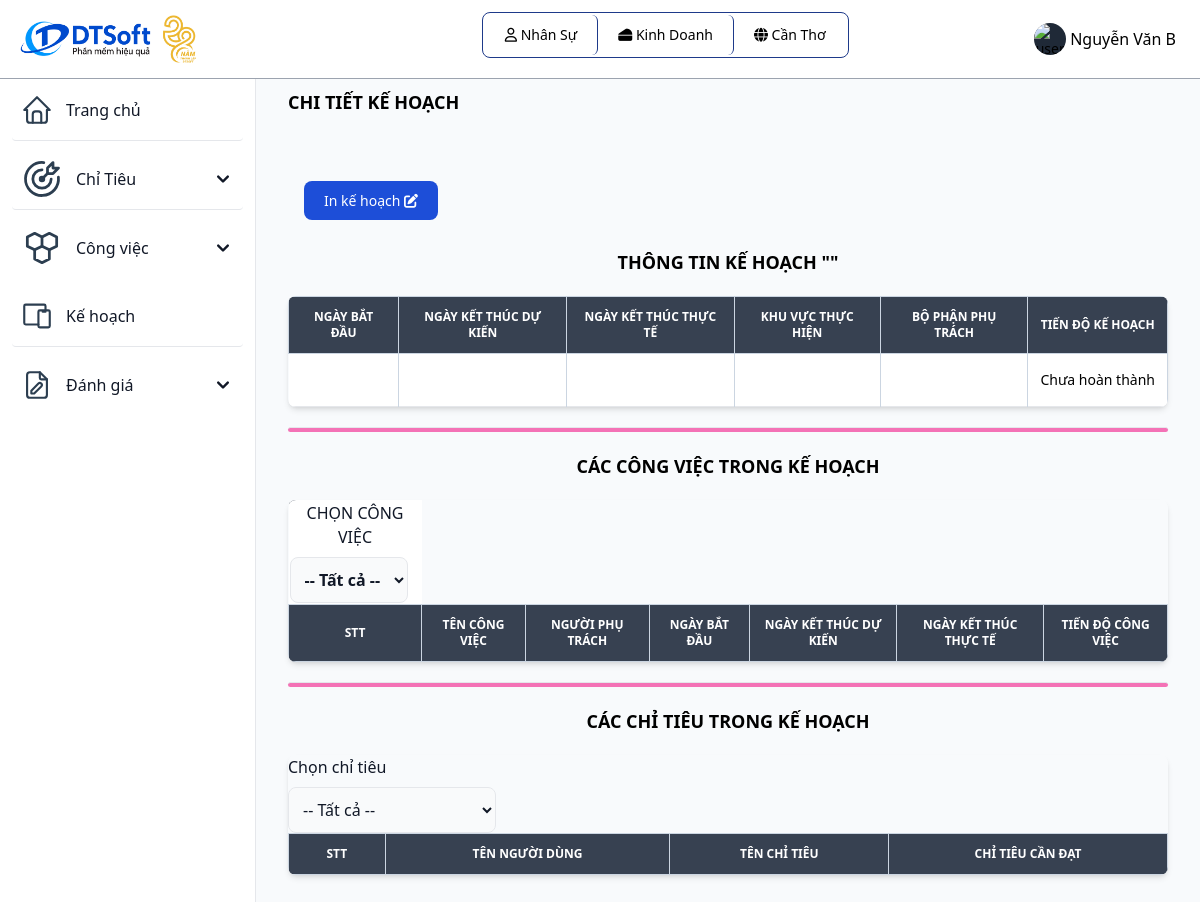
The app's page /chitietkehoach.php (signed in) with its own data.
### tables this page shows
CREATE TABLE `vaitro` (
  `id_vaitro` varchar(10) primary key,
  `tenvaitro` varchar(255) NOT NULL,
  `mota` varchar(255) NOT NULL
);

CREATE TABLE `bophan` (
  `id_bophan` varchar(10) primary key,
  `id_khuvuc` varchar(10) NOT NULL,
  `tenbophan` varchar(255) NOT NULL,
  `cvchuyenmon` varchar(255) NOT NULL,
  foreign key(id_khuvuc) references khuvuc(id_khuvuc) ON UPDATE CASCADE
);

CREATE TABLE `khuvuc` (
  `id_khuvuc` varchar(10) primary key,
  `tenkhuvuc` varchar(255) NOT NULL,
  `diachi` varchar(255) NOT NULL,
  `sdt` int(20) NOT NULL
);

### chitietkehoach.php (the view, shortened to what this page needs)
<?php
include "inc/header.php";
?>
<?php
    $id = $_GET['id'];
    $bophan = $_SESSION['id_bophan'];
    $khuvuc = $_SESSION['id_khuvuc'];
    $sql = "SELECT * FROM kehoachgiaoviec
    INNER JOIN khuvuc ON kehoachgiaoviec.id_khuvuc = khuvuc.id_khuvuc
    INNER JOIN bophan ON khuvuc.id_khuvuc = bophan.id_khuvuc
    WHERE id_kehoachgiaoviec = '" . $id . "' And bophan.id_bophan = '". $bophan ."' And khuvuc.id_khuvuc = '". $khuvuc ."'";
    $query = mysqli_query($connect, $sql);
    $row = mysqli_fetch_assoc($query);
    $tongtiendo = 0;
?>
<div class="p-4 sm:ml-64">
  <div class="p-4 mt-14">
    <div class="mb-5 font-bold text-lg uppercase">Chi tiết Kế hoạch </div>
    <div class="p-4 mt-14 grid">
      <div class="justify-self-start">
        <a href="inchitietkehoach.php?&id=<?php echo $id ?>" class="text-white bg-blue-700 hover:bg-blue-800 focus:ring-4 focus:ring-blue-300 font-medium rounded-lg text-sm px-5 py-2.5 mr-2 mb-2 dark:bg-blue-600 dark:hover:bg-blue-700 focus:outline-none dark:focus:ring-blue-800">
          In kế hoạch <i class="fa-solid fa-pen-to-square"></i>
        </a>
      </div>
    </div>
    <div class="mb-4 mt-5">
        <div class="text-center mb-5 font-bold text-lg uppercase">
          Thông tin kế hoạch "<?php echo $row['tenkh']; ?>"
        </div>
      <div class="relative overflow-x-auto shadow-md sm:rounded-lg">
        <table class="w-full text-sm text-gray-500 dark:text-gray-400">
          <thead class="text-xs text-white uppercase bg-gray-700">
            <tr>
              <th class="px-3 py-3 border border-slate-300">
                NGÀY BẮT ĐẦU
              </th>
              <th class="px-3 py-3 border border-slate-300">
              NGÀY KẾT THÚC DỰ KIẾN
              </th>
              <th class="px-3 py-3 border border-slate-300">
              NGÀY KẾT THÚC THỰC TẾ
              </th>
              <th class="px-3 py-3 border border-slate-300">
              KHU VỰC THỰC HIỆN
              </th>
              <th class="px-3 py-3 border border-slate-300">
              BỘ PHẬN PHỤ TRÁCH
              </th>
              <th class="px-3 py-3 border border-slate-300">
              TIẾN ĐỘ KẾ HOẠCH
              </th>
            </tr>
          </thead>
          <tbody class="text-black text-center">
            <tr class="bg-white border-b dark:border-gray-700 hover:bg-gray-50">
              <td class="px-3 py-4 text-black border-r border-slate-300">
              </td>
              <td class="px-3 py-4 font-medium whitespace-nowrap border-r border-slate-300">
              </td>
              <td class="px-3 py-4 font-medium whitespace-nowrap border-r border-slate-300">
              </td>
              <td class="px-3 py-4 font-medium whitespace-nowrap border-r border-slate-300">
              </td>
              <td class="px-3 py-4 font-medium whitespace-nowrap border-r border-slate-300">
              </td>
              <td class="px-3 py-4 font-medium whitespace-nowrap border-r border-slate-300">
                <?php
                if($tongtiendo == 0){echo 'Chưa hoàn thành';}
                else {
                  echo 'Đã hoàn thành';
                }
                ?>
              </td>
            </tr>
          </tbody>
        </table>
      </div>
      <hr class="bg-pink-400 rounded p-0.5 mt-5">
      <div class="mb-4 mt-5">
        <div class="text-center mb-5 font-bold text-lg uppercase">
          Các công việc trong kế hoạch
        </div>
        <div class="relative overflow-x-auto shadow-md sm:rounded-lg">
          <table id="myTable5" class="w-full text-sm text-gray-500 dark:text-gray-400">
            <thead class="text-xs text-white uppercase bg-gray-700">
              <tr style="background-color: white;">
                <th>
                  <label class="block mb-2 text-base font-medium text-gray-900">Chọn công việc</label>
                  <select id="filter-select2" class="bg-gray-50 border text-gray-900 text-base rounded-lg focus:ring-blue-500 focus:border-blue-500 block p-2.5 dark:bg-gray-700 dark:border-gray-600 dark:placeholder-gray-400 dark:text-white dark:focus:ring-blue-500 dark:focus:border-blue-500">
                    <option value="">-- Tất cả --</option>
                  </select>
                </th>
              </tr>
              <tr>
                <th class="px-3 py-3 border border-slate-300">
                  STT
                </th>
                <th class="px-3 py-3 border border-slate-300">
                  TÊN CÔNG VIỆC
                </th>
                <th class="px-3 py-3 border border-slate-300">
                  NGƯỜI PHỤ TRÁCH
                </th>
                <th class="px-3 py-3 border border-slate-300">
                  NGÀY BẮT ĐẦU
                </th>
                <th class="px-3 py-3 border border-slate-300">
                  NGÀY KẾT THÚC DỰ KIẾN
                </th>
                <th class="px-3 py-3 border border-slate-300">
                  NGÀY KẾT THÚC THỰC TẾ
                </th>
                <th class="px-3 py-3 border border-slate-300">
                  TIẾN ĐỘ CÔNG VIỆC
                </th>
              </tr>
            </thead>
          </table>
        </div>
        <hr class="bg-pink-400 rounded p-0.5 mt-5">
      <div class="mb-4 mt-5">
        <div class="text-center mb-5 font-bold text-lg uppercase">
          Các chỉ tiêu trong kế hoạch
        </div>
        <div class="relative overflow-x-auto shadow-md sm:rounded-lg">
          <table id="myTable6" class="w-full text-sm text-gray-500 dark:text-gray-400">
            <thead class="text-xs text-white uppercase bg-gray-700">
              <tr style="background-color: white;">
                  <label class="block mb-2 text-base font-medium text-gray-900">Chọn chỉ tiêu</label>
                  <select id="filter-select3" class="bg-gray-50 border text-gray-900 text-base rounded-lg focus:ring-blue-500 focus:border-blue-500 block p-2.5 dark:bg-gray-700 dark:border-gray-600 dark:placeholder-gray-400 dark:text-white dark:focus:ring-blue-500 dark:focus:border-blue-500">
                    <option value="">-- Tất cả --</option>
                  </select>
              </tr>
              <tr>
                <th class="px-3 py-3 border border-slate-300">
                  STT
                </th>
                <th class="px-3 py-3 border border-slate-300">
                  TÊN NGƯỜI DÙNG
                </th>
                <th class="px-3 py-3 border border-slate-300">
                  TÊN CHỈ TIÊU
                </th>
                <th class="px-3 py-3 border border-slate-300">
                  CHỈ TIÊU CẦN ĐẠT
                </th>
              </tr>
            </thead>
          </table>
        </div>
      </div>
    </div>
  </div>
  </body>
  </html>

### inc/header.php (shortened to what this page needs)
<?php
 include_once('db/connect.php');
 $id_vt = $_SESSION['id_vaitro'];
?>
<!DOCTYPE html>
<html lang="en">
<head>
	<link href="https://unpkg.com/tailwindcss@2.2.19/dist/tailwind.min.css" rel=" stylesheet">
  <link rel="stylesheet" href="https://cdnjs.cloudflare.com/ajax/libs/font-awesome/6.4.0/css/all.min.css">
	<link href="https://cdn.datatables.net/1.10.19/css/jquery.dataTables.min.css" rel="stylesheet">
	<link href="https://cdn.datatables.net/responsive/2.2.3/css/responsive.dataTables.min.css" rel="stylesheet">
  <script src="https://cdn.tailwindcss.com"></script>
</head>
<body class="g-sidenav-show bg-slate-50" id="draggable">
  <nav class="fixed top-0 z-50 w-full bg-white border-b border-gray-400 dark:border-gray-100 text-black">
        <div class="px-3 py-3 lg:px-5 lg:pl-3">
          <div class="flex items-center justify-between">
            <div class="flex items-center justify-start">
              <a href="index.php" class="flex ml-2 md:mr-24">
                <img src="assets/img/logo.jpg" class="h-12 mr-3" alt="FlowBite Logo" />
              </a>
            </div>
	    <div class="divToHide flex items-center justify-start relative inline-flex items-center p-0.5 mb-2 mr-2 text-sm font-medium rounded-lg border border-blue-900">
              <span class="relative px-5 py-2.5 bg-white rounded-md border-r border-blue-900">
                <i class="fa-regular fa-user"></i>
                  <?php
                    $sql = "SELECT tenvaitro from vaitro where id_vaitro = '" . $_SESSION['id_vaitro'] ."'";
                    $result = mysqli_query($connect, $sql);
                    $row = mysqli_fetch_array($result);
                    echo $row['tenvaitro'];
                  ?>
              </span>
              <?php
              if ($_SESSION['id_bophan'] != NULL){
                $sql = "SELECT tenbophan from bophan where id_bophan = '" . $_SESSION['id_bophan'] ."'";
                $result = mysqli_query($connect, $sql);
                $row_bophan = mysqli_fetch_array($result);
              ?>
              <span class="relative px-5 py-2.5 bg-white rounded-md border-r border-blue-900">
                 <i class="fa-solid fa-cheese"></i>
                  <?php
                      echo $row_bophan['tenbophan'];
                  ?>
              </span>
              <?php
              } else echo '';
              ?>
              <?php
              if ($_SESSION['id_vaitro'] != 'QTHT'){
              ?>
              <span class="relative px-5 py-2.5 bg-white rounded-md">
                  <i class="fa-solid fa-globe"></i>
                  <?php
                    $sql = "SELECT tenkhuvuc from khuvuc where id_khuvuc = '" . $_SESSION['id_khuvuc'] ."'";
                    $result = mysqli_query($connect, $sql);
                    $row = mysqli_fetch_array($result);
                    echo $row['tenkhuvuc'];
                  ?>
              </span>
              <?php
              }
              ?>
            </div>
            <div class="flex items-center divToHide">
                <div class="flex items-center ml-3">
                  <div class="flex">
                    <button type="button" class="flex text-sm bg-gray-800 rounded-full focus:ring-4 focus:ring-gray-300 dark:focus:ring-gray-600" aria-expanded="false" data-dropdown-toggle="dropdown-user">
                      <img class="w-8 h-8 rounded-full" src="https://flowbite.com/docs/images/people/profile-picture-5.jpg" alt="user photo">
                    </button>
                    <span class="text-black p-1 cursor-pointer" data-dropdown-toggle="dropdown-user"><?php echo $_SESSION['tennguoidung']; ?></span>
                  </div>
                </div>
              </div>
          </div>
        </div>
      </nav>
      <aside id="logo-sidebar" class="fixed top-0 left-0 z-40 w-64 h-screen pt-20 transition-transform -translate-x-full bg-white border-r border-gray-200 sm:translate-x-0 dark:border-gray-100
      h-96 overflow-y-scroll scrollbar-thick scrollbar-thumb-blue-500 scrollbar-track-blue-100
      " aria-label="Sidebar">
         <div class="h-full px-3 pb-4 overflow-y-auto bg-white">
            <ul class="space-y-2 font-medium">
               <li class="border-b rounded">
                  <a href="index.php" class="flex items-center p-2 text-gray-900 rounded-lg dark:text-black hover:bg-gray-100 dark:hover:bg-gray-200">
                     <span class="ml-3">Trang chủ</span>
                  </a>
               </li>
               <?php if ($id_vt != "QLKV" && $id_vt != 'QTHT'){ ?>
               <li class="border-b rounded">
                  <button type="button" class="flex items-center w-full p-2 text-gray-900 transition duration-75 rounded-lg group hover:bg-gray-100 dark:text-black hover:bg-gray-200" aria-controls="dropdown-cv" data-collapse-toggle="dropdown-ct">
                    <span class="flex-1 ml-3 text-left whitespace-nowrap">Chỉ Tiêu</span>
                    <svg class="w-6 h-6" fill="currentColor" viewBox="0 0 20 20" xmlns="http://www.w3.org/2000/svg">
                      <path fill-rule="evenodd" d="M5.293 7.293a1 1 0 011.414 0L10 10.586l3.293-3.293a1 1 0 111.414 1.414l-4 4a1 1 0 01-1.414 0l-4-4a1 1 0 010-1.414z" clip-rule="evenodd"></path>
                    </svg>
                  </button>
               </li>
               <?php } ?>
               <?php if ($id_vt != "QLKV" && $id_vt != 'QTHT'){ ?>
               <li>
                  <button type="button" class="flex items-center w-full p-2 text-gray-900 transition duration-75 rounded-lg group hover:bg-gray-100 dark:text-black hover:bg-gray-200" aria-controls="dropdown-cv" data-collapse-toggle="dropdown-cv">
                    <span class="flex-1 ml-3 text-left whitespace-nowrap">Công việc</span>
                    <svg class="w-6 h-6" fill="currentColor" viewBox="0 0 20 20" xmlns="http://www.w3.org/2000/svg">
                      <path fill-rule="evenodd" d="M5.293 7.293a1 1 0 011.414 0L10 10.586l3.293-3.293a1 1 0 111.414 1.414l-4 4a1 1 0 01-1.414 0l-4-4a1 1 0 010-1.414z" clip-rule="evenodd"></path>
                    </svg>
                  </button>
               </li>
               <?php } ?>
               <?php
                    if ($id_vt == "QLBP" || $id_vt == "NS"){
                ?>
               <li class="border-b rounded">
                  <a href="kehoachgiaoviec.php" class="flex items-center p-2 text-gray-900 rounded-lg dark:text-black hover:bg-gray-100 dark:hover:bg-gray-200">
                    <span class="flex-1 ml-3 whitespace-nowrap">Kế hoạch</span>
                  </a>
               </li>
               <?php } ?>
               <li>
                <button type="button" class="flex items-center w-full p-2 text-gray-900 transition duration-75 rounded-lg group hover:bg-gray-100 dark:text-black hover:bg-gray-200" aria-controls="dropdown-example" data-collapse-toggle="dropdown-example">
                      <span class="flex-1 ml-3 text-left whitespace-nowrap">Đánh giá</span>
                      <svg class="w-6 h-6" fill="currentColor" viewBox="0 0 20 20" xmlns="http://www.w3.org/2000/svg"><path fill-rule="evenodd" d="M5.293 7.293a1 1 0 011.414 0L10 10.586l3.293-3.293a1 1 0 111.414 1.414l-4 4a1 1 0 01-1.414 0l-4-4a1 1 0 010-1.414z" clip-rule="evenodd"></path></svg>
                </button>
             </li>
            </ul>
         </div>
      </aside>

### records on screen
vaitro: tenvaitro "Nhân Sự"
bophan: tenbophan "Kinh Doanh"
khuvuc: tenkhuvuc "Cần Thơ"

### other values on screen
$_SESSION['tennguoidung'] "Nguyễn Văn B"
